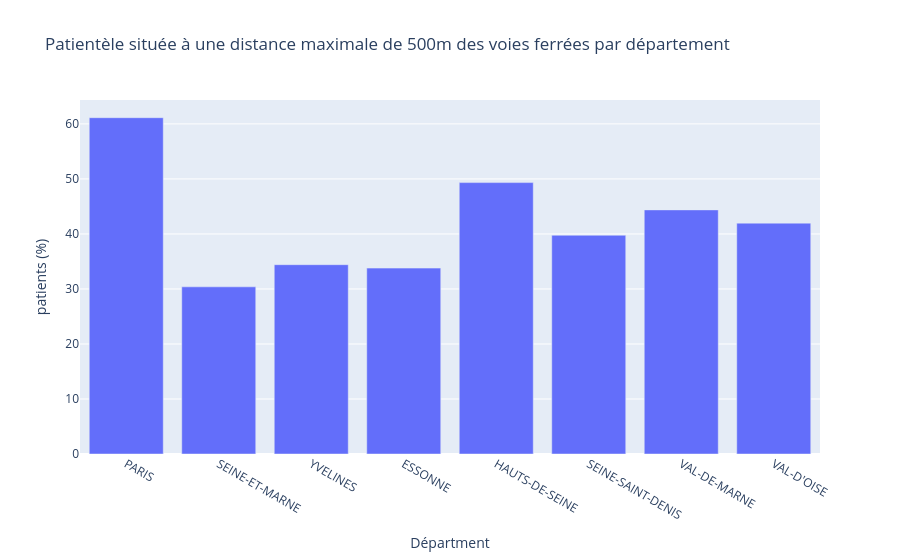

Notebook source saved alongside this figure:
### Code cell
fig = px.bar(stats_500m, x='NOM_DEPT', y='pourcentage_500', title='Patientèle située à une distance maximale de 500m des voies ferrées par département',
             labels={'NOM_DEPT': 'Départment', 'pourcentage_500': 'patients (%)'})
fig.show()

### Figure 1 — Plotly figure (JSON) as saved in the notebook; plotly's stock layout.template omitted (floating-point values rounded to 4 significant figures)
{"data": [{"alignmentgroup": "True", "hovertemplate": "Départment=%{x}<br>patients (%)=%{y}<extra></extra>", "legendgroup": "", "marker": {"color": "#636efa", "pattern": {"shape": ""}}, "name": "", "offsetgroup": "", "orientation": "v", "showlegend": false, "textposition": "auto", "type": "bar", "x": ["PARIS", "SEINE-ET-MARNE", "YVELINES", "ESSONNE", "HAUTS-DE-SEINE", "SEINE-SAINT-DENIS", "VAL-DE-MARNE", "VAL-D'OISE"], "xaxis": "x", "y": [61.13, 30.38, 34.41, 33.79, 49.33, 39.76, 44.37, 41.96], "yaxis": "y"}], "layout": {"barmode": "relative", "legend": {"tracegroupgap": 0}, "title": {"text": "Patientèle située à une distance maximale de 500m des voies ferrées par département"}, "xaxis": {"anchor": "y", "domain": [0, 1], "title": {"text": "Départment"}}, "yaxis": {"anchor": "x", "domain": [0, 1], "title": {"text": "patients (%)"}}}}
